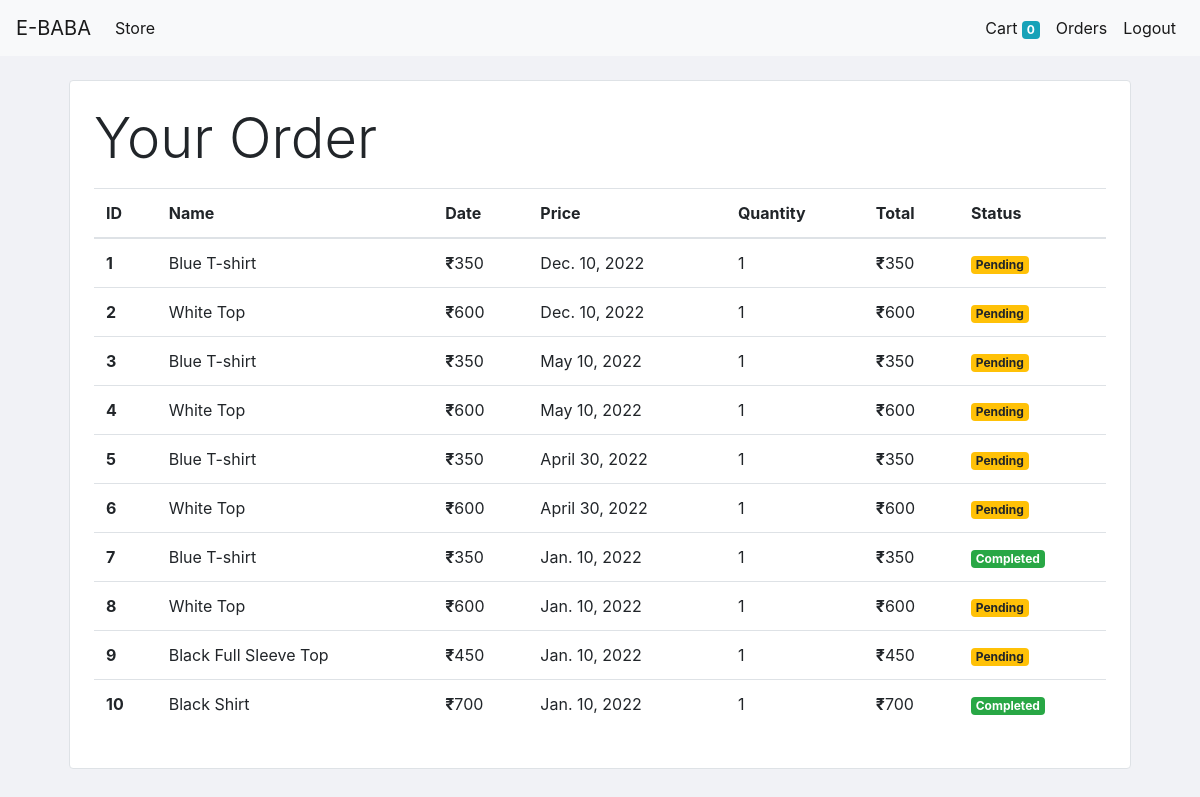
Screenshot of /order (signed in) with the database file from the repository.
### store/models/orders.py (models this page shows, shortened)
class Order(models.Model):
    product=models.ForeignKey(Product,on_delete=models.CASCADE)
    customer=models.ForeignKey(Customer,on_delete=models.CASCADE)
    quantity=models.IntegerField(default=1)
    price=models.IntegerField()
    address=models.CharField(max_length=100,default='',blank=True)
    phone=models.CharField(max_length=100,default='',blank=True)
    date=models.DateField(default=datetime.datetime.today)
    status=models.BooleanField(default=False)
    @staticmethod
    def get_orders_by_customer(customer_id):
        return Order\
            .objects\
            .filter(customer=customer_id)\
            .order_by('-date')

### store/models/product.py (models this page shows, shortened)
class Product(models.Model):
    Productname=models.CharField(max_length=100)
    Productprice=models.IntegerField(default=0)
    category = models.ForeignKey(Category,on_delete=models.CASCADE,default=1)
    Productdescription=models.CharField(max_length=200,default='',null=True,blank=True)
    Productimage=models.ImageField(upload_to='assests/pictures/')

### store/middlewares/auth.py (the view)
    def middleware(request):
        if not request.session.get('customer'):
            return redirect('login')
        else:
            response = get_response(request)
        return response

### store/templatetags/cart.py (called while the page is built)
@register.filter(name='multiply')
def multiply(number,number1):
    return number*number1

### store/views/orders.py (called while the page is built)
    def get(self,request):
        customer=request.session.get('customer')
        orders=Order.get_orders_by_customer(customer)
        print(orders)
        return render(request,'order.html',{'orders':orders})

### store/templates/order.html
{% extends 'base.html' %}
{% block content %}
{% load cart %}
<div class="container">
  <div class="border rounded p-4 m-4 bg-white">
    <p class="display-4">Your Order</p>
    <table class="table table-hover">
      <thead>
      <tr>
        <th scope="col">ID</th>
        <th scope="col">Name</th>
        <th scope="col">Date</th>
        <th scope="col">Price</th>
        <th scope="col">Quantity</th>
        <th scope="col">Total</th>
        <th>Status</th>
      </tr>
      </thead>
      <tbody>
      {% for order in orders %}
      <tr>
        <th>{{forloop.counter}}</th>
        <td>{{order.product.Productname}}</td>
        <td><b>₹</b>{{order.price}}</td>
        <td>{{order.date}}</td>
        <td>{{order.quantity}}</td>
        <td><b>₹</b>{{order.quantity|multiply:order.price}}</td>
        {% if order.status %}
        <td><small class="badge badge-success">Completed</small></td>
        {% else %}
        <td><small class="badge badge-warning">Pending</small></td>
        {%endif%}
      </tr>
      {% endfor %}
      </tbody>
    </table>
  </div>
</div>
{% endblock %}

### rows the page displays
Order: product.Productname "Blue T-shirt", price "350", date "Dec. 10, 2022", quantity "1", quantity|multiply "350", status "Pending"
Order: product.Productname "White Top", price "600", date "Dec. 10, 2022", quantity "1", quantity|multiply "600", status "Pending"
Order: product.Productname "Blue T-shirt", price "350", date "May 10, 2022", quantity "1", quantity|multiply "350", status "Pending"
Order: product.Productname "White Top", price "600", date "May 10, 2022", quantity "1", quantity|multiply "600", status "Pending"
Order: product.Productname "Blue T-shirt", price "350", date "April 30, 2022", quantity "1", quantity|multiply "350", status "Pending"
Order: product.Productname "White Top", price "600", date "April 30, 2022", quantity "1", quantity|multiply "600", status "Pending"
Order: product.Productname "Blue T-shirt", price "350", date "Jan. 10, 2022", quantity "1", quantity|multiply "350", status "Completed"
Order: product.Productname "White Top", price "600", date "Jan. 10, 2022", quantity "1", quantity|multiply "600", status "Pending"
Order: product.Productname "Black Full Sleeve Top", price "450", date "Jan. 10, 2022", quantity "1", quantity|multiply "450", status "Pending"
Order: product.Productname "Black Shirt", price "700", date "Jan. 10, 2022", quantity "1", quantity|multiply "700", status "Completed"

### other values shown
{{ request.session.cart.keys|length }} "0"
